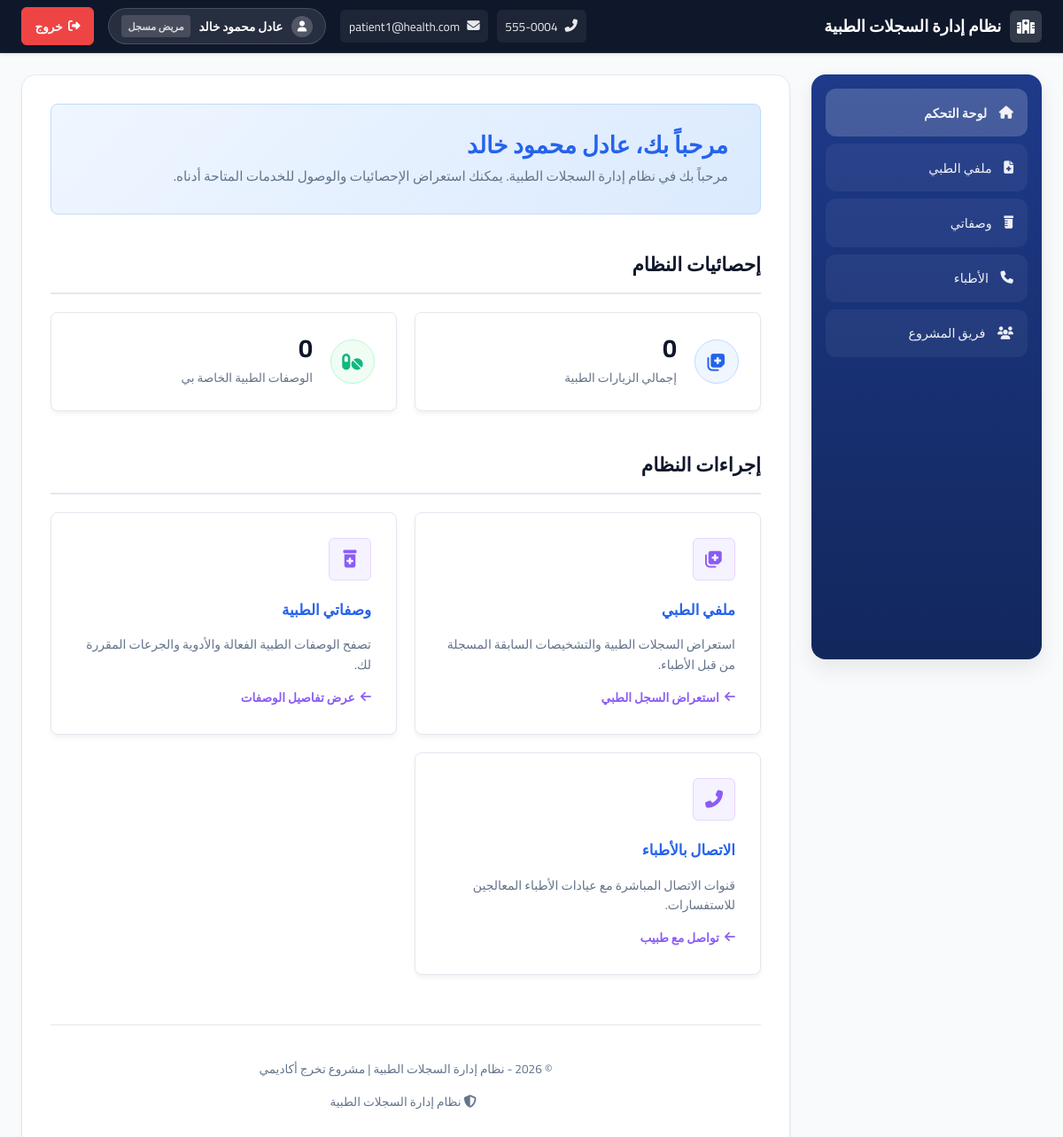
Page /dashboard.php (signed in) on the committed database.
### tables this page shows
CREATE TABLE IF NOT EXISTS users (
    id INT AUTO_INCREMENT PRIMARY KEY,
    fullname VARCHAR(255) NOT NULL,
    username VARCHAR(100) NOT NULL UNIQUE,
    email VARCHAR(255) NOT NULL UNIQUE,
    password VARCHAR(255) NOT NULL,
    role ENUM('admin', 'doc', 'patient') NOT NULL DEFAULT 'patient',
    phone VARCHAR(20) NULL,
    created_at TIMESTAMP DEFAULT CURRENT_TIMESTAMP,
    updated_at TIMESTAMP DEFAULT CURRENT_TIMESTAMP ON UPDATE CURRENT_TIMESTAMP,
    INDEX idx_username (username),
    INDEX idx_email (email),
    INDEX idx_role (role)
);

### app/helpers.php (called while the page is built, shortened)
<?php
function e(mixed $value): string
{
    return htmlspecialchars((string)$value, ENT_QUOTES | ENT_SUBSTITUTE, 'UTF-8');
}

### app/User.php (called while the page is built, shortened)
<?php
require_once __DIR__ . '/helpers.php';
class User
{
    private PDO $pdo;
    public function __construct(PDO $pdo)
    {
        $this->pdo = $pdo;
    }
    public static function isLoggedIn(): bool
    {
        return isset($_SESSION['user_id']);
    }
    public static function getRole(): ?string
    {
        return $_SESSION['role'] ?? null;
    }
    public static function getUserId(): ?int
    {
        return $_SESSION['user_id'] ?? null;
    }
    public function getCurrentUser(): ?array
    {
        $sql = "SELECT id, fullname, username, email, role, phone FROM users WHERE id = :id";
        $stmt = $this->pdo->prepare($sql);
        $stmt->execute(['id' => self::getUserId()]);
        return $stmt->fetch();
    }
}

### dashboard.php (the view, shortened to what this page needs)
<?php
require_once __DIR__ . '/app/db.php';
require_once __DIR__ . '/app/helpers.php';
require_once __DIR__ . '/app/User.php';
$user_id = User::getUserId();
$role = User::getRole();
$userObj = new User($pdo);
$currentUser = $userObj->getCurrentUser();
$role_names = [
    'admin' => 'مسؤول النظام',
    'doc' => 'طبيب معالج',
    'patient' => 'مريض مسجل'
];
$display_role = $role_names[$role] ?? 'مستخدم';
$stats = [];
try {
    if ($role === 'admin') {
        $stmt = $pdo->query("SELECT COUNT(*) FROM users WHERE role = 'patient'");
        $stats['patients_count'] = $stmt->fetchColumn();
        $stmt = $pdo->query("SELECT COUNT(*) FROM users WHERE role = 'doc'");
        $stats['docs_count'] = $stmt->fetchColumn();
        $stmt = $pdo->query("SELECT COUNT(*) FROM medical_records");
        $stats['records_count'] = $stmt->fetchColumn();
        $stmt = $pdo->query("SELECT COUNT(*) FROM prescriptions");
        $stats['prescriptions_count'] = $stmt->fetchColumn();
    } elseif ($role === 'patient') {
        $stmt = $pdo->prepare("SELECT COUNT(*) FROM medical_records WHERE patient_id = :patient_id");
        $stmt->execute(['patient_id' => $user_id]);
        $stats['my_records_count'] = $stmt->fetchColumn();
        $stmt = $pdo->prepare("SELECT COUNT(*) FROM prescriptions WHERE patient_id = :patient_id");
        $stmt->execute(['patient_id' => $user_id]);
        $stats['my_prescriptions_count'] = $stmt->fetchColumn();
    }
} catch (PDOException $e) {
    logError("Dashboard query error: " . $e->getMessage());
}
?>
<!DOCTYPE html>
<html lang="ar" dir="rtl">
<head>
    <link rel="stylesheet" href="https://cdnjs.cloudflare.com/ajax/libs/font-awesome/6.5.0/css/all.min.css"
 />
    <link href="assets/css/dashboard.css" rel="stylesheet">
</head>
<body>
    <?php include __DIR__ . '/includes/navbar.php'; ?>
    <main class="main-container">
        <?php include __DIR__ . '/includes/sidebar.php'; ?>
        <section class="content">
            <section class="welcome-banner">
                <h1>مرحباً بك، <?= e($fullname) ?></h1>
                <p>مرحباً بك في نظام إدارة السجلات الطبية. يمكنك استعراض الإحصائيات والوصول للخدمات المتاحة أدناه.</p>
            </section>
            <h2 class="section-title">إحصائيات النظام</h2>
            <div class="stats-grid">
                <?php if ($role === 'admin'): ?>
                <div class="stat-card">
                    <div class="stat-icon blue">
                        <i class="fas fa-user-injured"></i>
                    </div>
                    <div class="stat-info">
                        <div class="stat-num"><?= (int)($stats['patients_count'] ?? 0) ?></div>
                        <div class="stat-label">إجمالي المرضى المسجلين</div>
                    </div>
                </div>
                <div class="stat-card">
                    <div class="stat-icon green">
                        <i class="fas fa-user-md"></i>
                    </div>
                    <div class="stat-info">
                        <div class="stat-num"><?= (int)($stats['docs_count'] ?? 0) ?></div>
                        <div class="stat-label">إجمالي الأطباء المعتمدين</div>
                    </div>
                </div>
                <div class="stat-card">
                    <div class="stat-icon purple">
                        <i class="fas fa-file-medical"></i>
                    </div>
                    <div class="stat-info">
                        <div class="stat-num"><?= (int)($stats['records_count'] ?? 0) ?></div>
                        <div class="stat-label">السجلات الطبية الموثقة</div>
                    </div>
                </div>
                <div class="stat-card">
                    <div class="stat-icon red">
                        <i class="fas fa-prescription-bottle"></i>
                    </div>
                    <div class="stat-info">
                        <div class="stat-num"><?= (int)($stats['prescriptions_count'] ?? 0) ?></div>
                        <div class="stat-label">الوصفات الطبية الصادرة</div>
                    </div>
                </div>
                <?php elseif ($role === 'patient'): ?>
                <div class="stat-card">
                    <div class="stat-icon blue">
                        <i class="fas fa-notes-medical"></i>
                    </div>
                    <div class="stat-info">
                        <div class="stat-num"><?= (int)($stats['my_records_count'] ?? 0) ?></div>
                        <div class="stat-label">إجمالي الزيارات الطبية</div>
                    </div>
                </div>
                <div class="stat-card">
                    <div class="stat-icon green">
                        <i class="fas fa-pills"></i>
                    </div>
                    <div class="stat-info">
                        <div class="stat-num"><?= (int)($stats['my_prescriptions_count'] ?? 0) ?></div>
                        <div class="stat-label">الوصفات الطبية الخاصة بي</div>
                    </div>
                </div>
                <?php endif; ?>
            </div>
            <h2 class="section-title">إجراءات النظام</h2>
            <div class="cards-grid">
                <?php if ($role === 'admin'): ?>
                <a href="users.php" class="action-card card-admin">
                    <div class="card-icon">
                        <i class="fas fa-users-cog"></i>
                    </div>
                    <h3>إدارة المستخدمين</h3>
                    <p>إنشاء وتعديل وحذف حسابات الأطباء والمرضى والمسؤولين داخل النظام.</p>
                    <div class="card-link">
                        <i class="fas fa-arrow-left"></i> الدخول لإدارة الحسابات
                    </div>
                </a>
                <a href="reports.php" class="action-card card-admin">
                    <div class="card-icon">
                        <i class="fas fa-chart-pie"></i>
                    </div>
                    <h3>التقارير والإحصائيات</h3>
                    <p>استعراض الإحصائيات العامة والتقارير التحليلية لعمليات النظام.</p>
                    <div class="card-link">
                        <i class="fas fa-arrow-left"></i> عرض التقارير
                    </div>
                </a>
                <a href="settings.php" class="action-card card-admin">
                    <div class="card-icon">
                        <i class="fas fa-cogs"></i>
                    </div>
                    <h3>إعدادات النظام</h3>
                    <p>تهيئة خيارات الأمان وإعدادات قواعد البيانات العامة للنظام.</p>
                    <div class="card-link">
                        <i class="fas fa-arrow-left"></i> تهيئة الإعدادات
                    </div>
                </a>
                <?php elseif ($role === 'patient'): ?>
                <a href="my-medical-records.php" class="action-card card-patient">
                    <div class="card-icon">
                        <i class="fas fa-notes-medical"></i>
                    </div>
                    <h3>ملفي الطبي</h3>
                    <p>استعراض السجلات الطبية والتشخيصات السابقة المسجلة من قبل الأطباء.</p>
                    <div class="card-link">
                        <i class="fas fa-arrow-left"></i> استعراض السجل الطبي
                    </div>
                </a>
                <a href="my-prescriptions.php" class="action-card card-patient">
                    <div class="card-icon">
                        <i class="fas fa-prescription-bottle-alt"></i>
                    </div>
                    <h3>وصفاتي الطبية</h3>
                    <p>تصفح الوصفات الطبية الفعالة والأدوية والجرعات المقررة لك.</p>
                    <div class="card-link">
                        <i class="fas fa-arrow-left"></i> عرض تفاصيل الوصفات
                    </div>
                </a>
                <a href="contact-doctors.php" class="action-card card-patient">
                    <div class="card-icon">
                        <i class="fas fa-phone-alt"></i>
                    </div>
                    <h3>الاتصال بالأطباء</h3>
                    <p>قنوات الاتصال المباشرة مع عيادات الأطباء المعالجين للاستفسارات.</p>
                    <div class="card-link">
                        <i class="fas fa-arrow-left"></i> تواصل مع طبيب
                    </div>
                </a>
                <?php endif; ?>
            </div>
            <?php include __DIR__ . '/includes/footer.php'; ?>
        </section>
    </main>
</body>
</html>

### includes/navbar.php (shortened to what this page needs)
<?php
$fullname = $currentUser['fullname'] ?? '';
$email = $currentUser['email'] ?? '';
$phone = $currentUser['phone'] ?? '';
if (!isset($display_role)) {
    $current_role = $currentUser['role'] ?? 'patient';
    $_nav_role_names = ['admin' => 'مسؤول النظام', 'doc' => 'طبيب معالج', 'patient' => 'مريض مسجل'];
    $display_role = $_nav_role_names[$current_role] ?? 'مستخدم';
    $role_class_attr = 'role-' . $current_role;
} else {
    $role_class_attr = 'role-patient';
}
?>
<nav class="navbar">
    <a href="dashboard.php" class="navbar-brand">
        <div class="icon-wrap">
            <i class="fas fa-hospital"></i>
        </div>
        <span><?= e(APP_NAME) ?></span>
    </a>
    <div class="navbar-end">
        <div class="contact-links">
            <?php if (!empty($phone)): ?>
                <a href="tel:<?= e($phone) ?>" title="الهاتف" class="contact-item"><i class="fas fa-phone-alt"></i> <?= e($phone) ?></a>
            <?php endif; ?>
            <?php if (!empty($email)): ?>
                <a href="mailto:<?= e($email) ?>" title="البريد الإلكتروني" class="contact-item"><i class="fas fa-envelope"></i> <?= e($email) ?></a>
            <?php endif; ?>
        </div>
        <div class="user-pill">
            <div class="avatar"><i class="fas fa-user"></i></div>
            <div class="name"><?= e($fullname) ?></div>
            <div class="role-badge <?= e($role_class_attr) ?>"><?= e($display_role ?? '') ?></div>
        </div>
        <a href="logout.php" class="btn-logout"><i class="fas fa-sign-out-alt"></i> <span>خروج</span></a>
    </div>
</nav>

### rows in the picture
users: phone "555-0004", email "patient1@health.com", fullname "عادل محمود خالد"

### other values in the picture
APP_NAME "نظام إدارة السجلات الطبية"
$display_role "مريض مسجل"
$item['label'] "لوحة التحكم"
$item['label'] "ملفي الطبي"
$item['label'] "وصفاتي"
$item['label'] "الأطباء"
$item['label'] "فريق المشروع"
$stats['my_records_count'] "0"
$stats['my_prescriptions_count'] "0"
